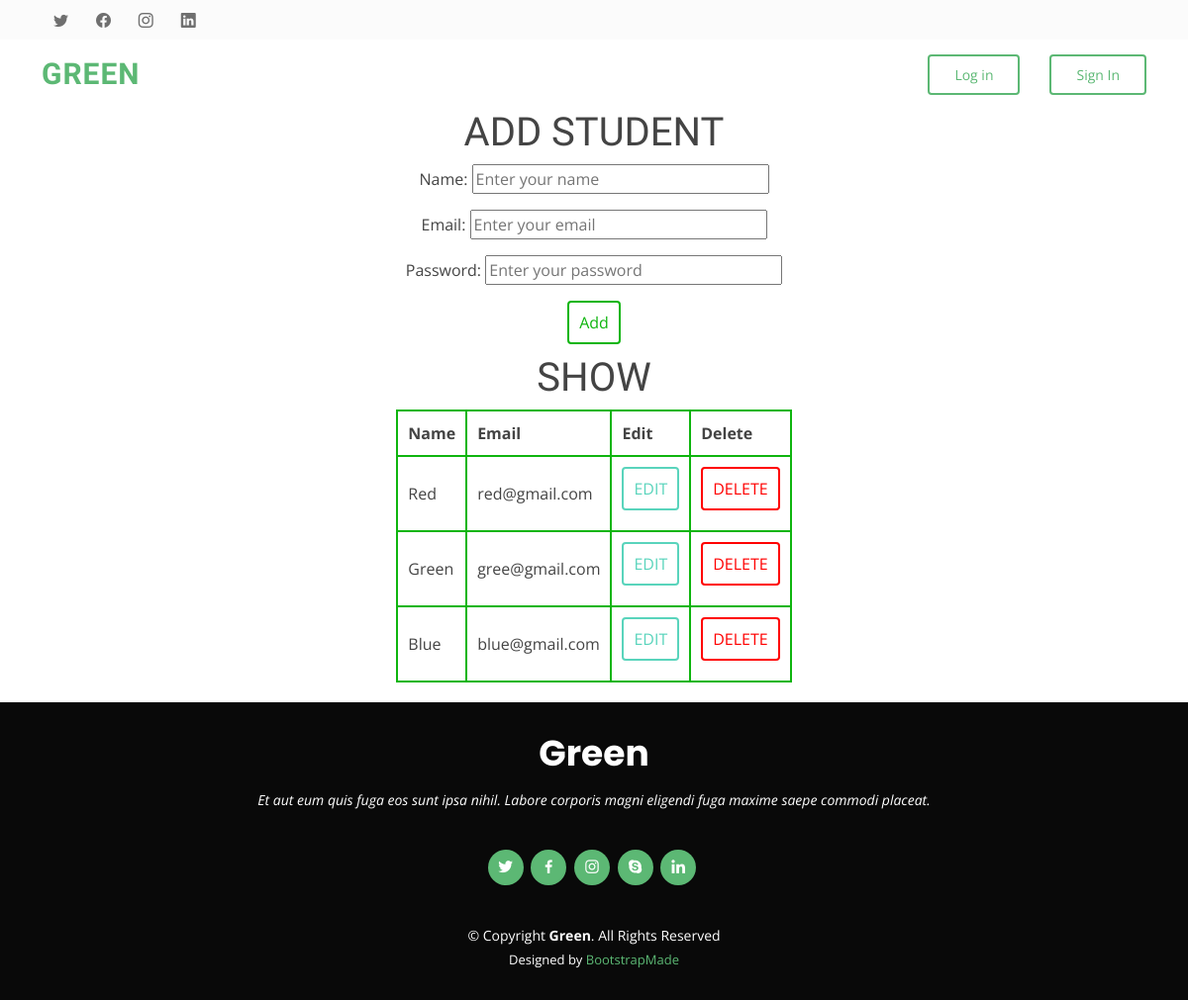
Page /add/ on the earlier database version.
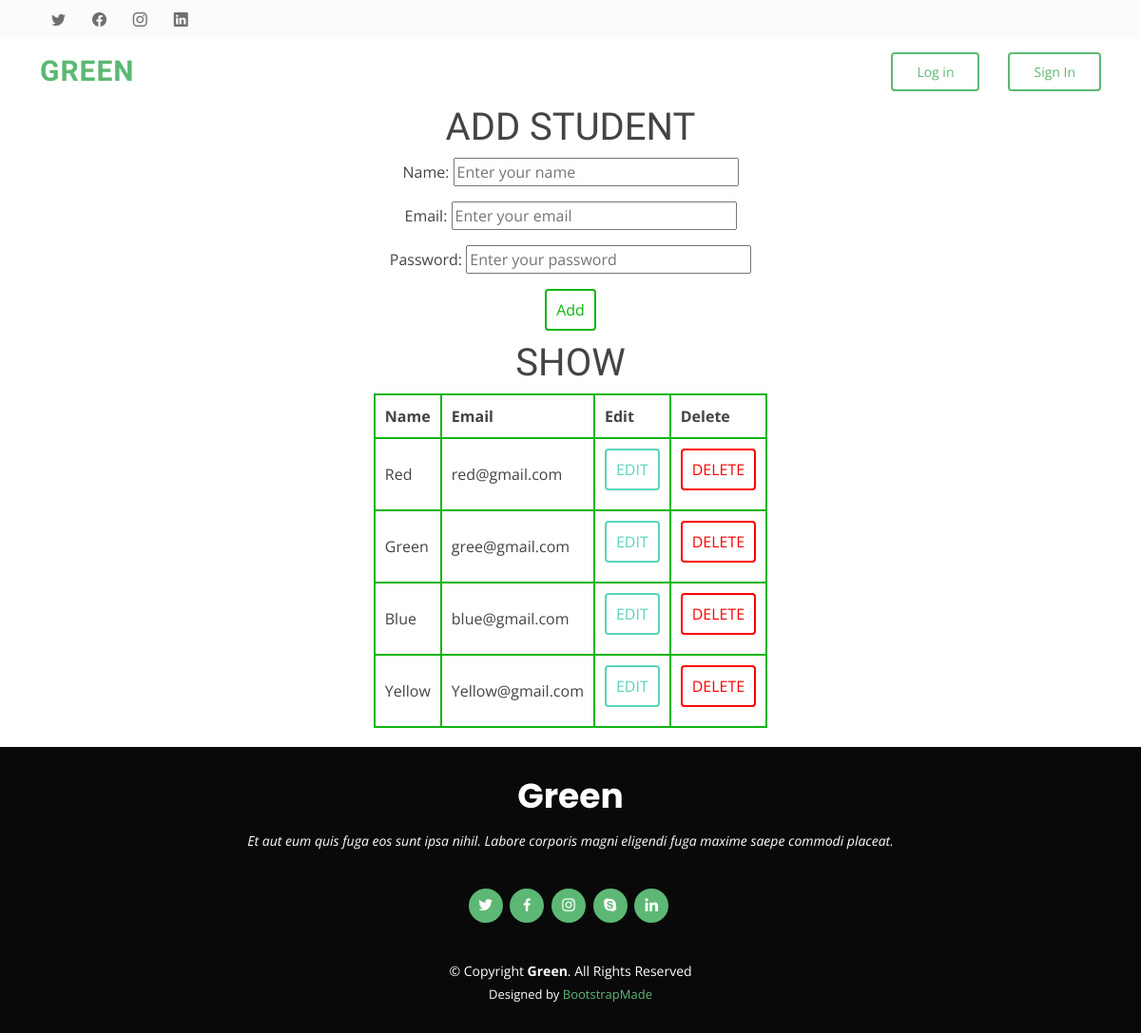
Same page on the later database version.
### main/models.py (models this page shows)
class User1(models.Model):
    name=models.CharField(max_length=100)
    email=models.EmailField(max_length=100)
    password=models.CharField(max_length=100)

### main/views.py (the view)
# urls.py: path('add/',views.add,name='add'),
def add(request):
    if request.method=='POST':
        fm=StudentRegistration(request.POST)
        if fm.is_valid():
            nm=fm.cleaned_data['name']
            em=fm.cleaned_data['email']
            ps=fm.cleaned_data['password']
            reg=User1(name=nm, email=em, password=ps)
            reg.save()
    else:
        fm=StudentRegistration()
    stud=User1.objects.all()
    return render(request,'addshow.html', {'form':fm,'stu':stud})

### main/forms.py
class StudentRegistration(forms.ModelForm):
    class Meta:
        model=User1
        fields=['name','email','password']
        widgets={
            'name':forms.TextInput(attrs={'placeholder': 'Enter your name', 'style': 'width: 300px;','class':'form_control'}),
            'email':forms.TextInput(attrs={'placeholder': 'Enter your email', 'style': 'width: 300px;','class':'form_contol'}),
            'password':forms.PasswordInput(render_value=True,attrs={'placeholder': 'Enter your password', 'style': 'width: 300px;','class':'form_control'})
        }

### main/templates/addshow.html (shortened to what this page needs)
{% extends 'base.html' %}
{% block content %}
{% load static %}
<h1 style="text-align: center;">ADD STUDENT</h1>
<form action="" method="POST" style="text-align: center;">
    {{form.as_p}}
    <input type="submit" value="Add" class="buadd">
</form>
<h1 style="text-align: center;">SHOW</h1>
{% if stu %}
<table class="tabl">
    <tbody>
        <tr>
            <th>Name</th>
            <th>Email</th>
            <th>Edit</th>
            <th>Delete</th>
        </tr>
        {% for st in stu %}
        <tr>
            <td>{{st.name}}</td>
            <td>{{st.email}}</td>
            <td><form method="POST" action="{% url 'edit' st.id %}">
                <input type="submit" value="EDIT" class="edi">
            </form></td>
            <td><form method="POST" action="{% url 'delete' st.id %}">
                <input type="submit" value="DELETE" class="dele">
            </form></td>
        </tr>
    </tbody>
    {% endfor %}
</table>
{% endif %}
{% endblock %}

### main/templates/base.html (shortened to what this page needs)
{% load static %}
<!DOCTYPE html>
<html lang="en">
<head>
  <link href="{% static 'vendor/animate.css/animate.min.css' %}" rel="stylesheet">
  <link href="{% static 'vendor/bootstrap/css/bootstrap.min.css' %}" rel="stylesheet">
  <link href="{% static 'bootstrap-icons/bootstrap-icons.css' %}" rel="stylesheet">
  <link href="{% static 'vendor/boxicons/css/boxicons.min.css' %}" rel="stylesheet">
  <link href="{% static 'vendor/glightbox/css/glightbox.min.css' %}" rel="stylesheet">
  <link href="{% static 'vendor/swiper/swiper-bundle.min.css' %}" rel="stylesheet">
  <link href="{% static 'css/style.css' %}" rel="stylesheet">
</head>
<body>
  <section id="topbar" class="d-flex align-items-center">
    <div class="container d-flex justify-content-center justify-content-md-between">
      <div class="social-links d-none d-md-block">
        <a href="#" class="twitter"><i class="bi bi-twitter"></i></a>
        <a href="#" class="facebook"><i class="bi bi-facebook"></i></a>
        <a href="#" class="instagram"><i class="bi bi-instagram"></i></a>
        <a href="#" class="linkedin"><i class="bi bi-linkedin"></i></i></a>
      </div>
    </div>
  </section>
  <header id="header" class="d-flex align-items-center">
    <div class="container d-flex align-items-center">
      <h1 class="logo me-auto"><a href="index.html">Green</a></h1>
      <nav id="navbar" class="navbar">
        <ul>
          {% if user.is_authenticated %}
          <li><a class="getstarted scrollto" href="{% url 'logout' %}">Logout</a></li>
          {% else %}
          <li><a class="getstarted scrollto" href="{% url 'login' %}">Log in</a></li>
          <li><a class="getstarted scrollto" href="{% url 'signin' %}">Sign In</a></li>
          {% endif %}
        </ul>
      </nav>
    </div>
  </header>
    {% block content %}
    {% endblock %}
    <footer id="footer">
        <div class="container">
          <h3>Green</h3>
          <p>Et aut eum quis fuga eos sunt ipsa nihil. Labore corporis magni eligendi fuga maxime saepe commodi placeat.</p>
          <div class="social-links">
            <a href="#" class="twitter"><i class="bx bxl-twitter"></i></a>
            <a href="#" class="facebook"><i class="bx bxl-facebook"></i></a>
            <a href="#" class="instagram"><i class="bx bxl-instagram"></i></a>
            <a href="#" class="google-plus"><i class="bx bxl-skype"></i></a>
            <a href="#" class="linkedin"><i class="bx bxl-linkedin"></i></a>
          </div>
          <div class="copyright">
            &copy; Copyright <strong><span>Green</span></strong>. All Rights Reserved
          </div>
          <div class="credits">
            Designed by <a href="https://bootstrapmade.com/">BootstrapMade</a>
          </div>
        </div>
      </footer>
</body>
</html>

### static/css/style.css (style rules this page uses)
body { font-family: "Open Sans", sans-serif; color: #444444; }
a { text-decoration: none; color: #5cb874; }
h1, h2, h3, h4, h5, h6 { font-family: "Raleway", sans-serif; }
#topbar { background: #fbfbfb; font-size: 15px; height: 40px; padding: 0; }
#topbar .social-links a { color: #6f6f6f; padding: 4px 12px; display: inline-block; line-height: 1px; transition: 0.3s; }
#header { background: #fff; transition: all 0.5s; z-index: 997; height: 70px; }
#header .logo { font-size: 30px; margin: 0; padding: 0; line-height: 1; font-weight: 700; letter-spacing: 1px; text-transform: uppercase; }
#header .logo a { color: #5cb874; }
.navbar { padding: 0; }
.navbar ul { margin: 0; padding: 0; display: flex; list-style: none; align-items: center; }
.navbar li { position: relative; }
.navbar a, .navbar a:focus { display: flex; align-items: center; justify-content: space-between; padding: 10px 0 10px 30px; font-size: 15px; color: #222222; white-space: nowrap; transition: 0.3s; }
.navbar .getstarted, .navbar .getstarted:focus { color: #5cb874; padding: 8px 25px; margin-left: 30px; border-radius: 4px; border: 2px solid #5cb874; transition: 0.3s; font-size: 14px; }
section { padding: 60px 0; }
#footer { background: #090909; color: #fff; font-size: 14px; text-align: center; padding: 30px 0; }
#footer h3 { font-size: 36px; font-weight: 700; color: #fff; position: relative; font-family: "Poppins", sans-serif; padding: 0; margin: 0 0 15px 0; }
#footer p { font-size: 15; font-style: italic; padding: 0; margin: 0 0 40px 0; }
#footer .social-links { margin: 0 0 40px 0; }
#footer .social-links a { font-size: 18px; display: inline-block; background: #5cb874; color: #fff; line-height: 1; padding: 8px 0; margin-right: 4px; border-radius: 50%; text-align: center; width: 36px; height: 36px; transition: 0.3s; }
#footer .copyright { margin: 0 0 5px 0; }
#footer .credits { font-size: 13px; }

### main/templates/addshow.html (style rules this page uses)
.buadd { background-color: white; border: 2px solid rgb(15, 181, 15); padding: 8px 10px; margin-bottom: 10px; border-radius: 4px; color: rgb(15, 181, 15); }
.edi { background-color: white; border: 2px solid rgb(89, 212, 188); padding: 8px 10px; margin-bottom: 10px; border-radius: 4px; color: rgb(89, 212, 188); }
.dele { background-color: white; border: 2px solid red; padding: 8px 10px; margin-bottom: 10px; border-radius: 4px; color: red; }
.tabl { align-content: center; border: 2px solid rgb(15, 181, 15); border-radius: 10px; padding: 5px; margin-left: auto; margin-right: auto; margin-bottom: 20px; }
.tabl th { border: 2px solid rgb(15, 181, 15); padding: 10px; border-radius: 4px; }
.tabl td { border: 2px solid rgb(15, 181, 15); padding: 10px; border-radius: 4px; }

Differences in the rows shown:
added User1: name "Yellow", email "Yellow@gmail.com"
